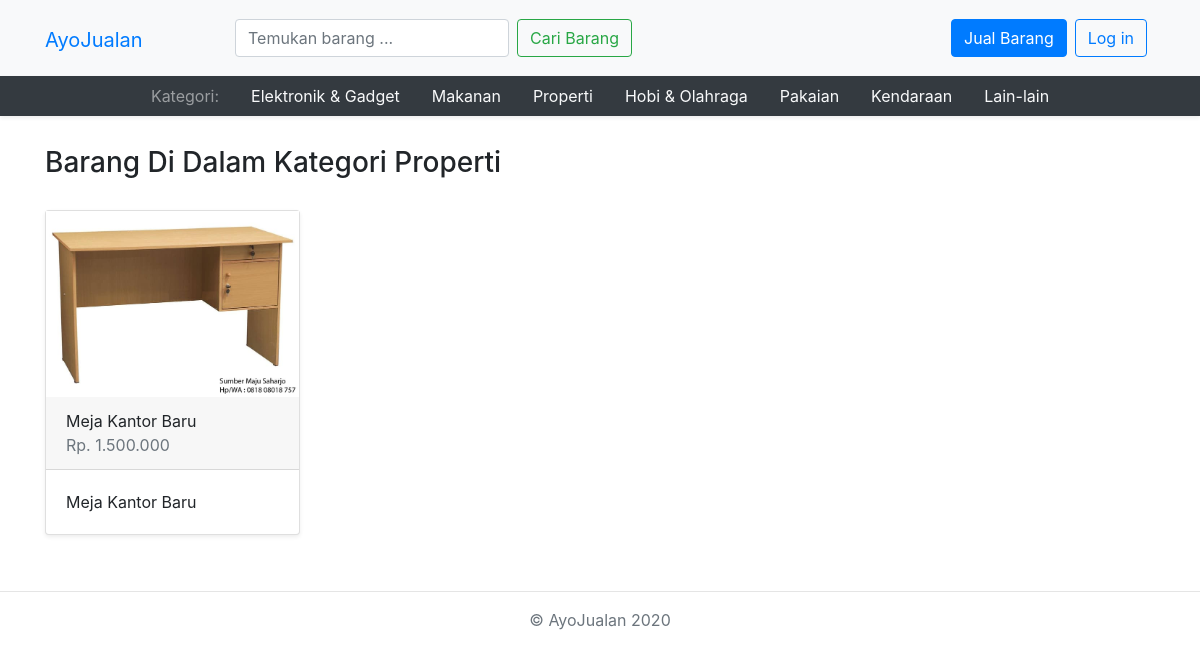
Screenshot of /public/barang/kategori/3 with the database file from the repository.
### tables this page shows
CREATE TABLE `kategori` (
  `id` int(2) NOT NULL,
  `nama_kategori` varchar(20) NOT NULL
);

CREATE TABLE `barang` (
  `id` int(6) NOT NULL,
  `created_at` timestamp NOT NULL DEFAULT current_timestamp() ON UPDATE current_timestamp(),
  `nama_barang` varchar(40) NOT NULL,
  `deskripsi_barang` text NOT NULL,
  `img_barang` varchar(255) NOT NULL,
  `harga_barang` varchar(20) NOT NULL,
  `status` enum('Belum Terjual','Terjual') NOT NULL,
  `id_kategori` int(2) NOT NULL,
  `id_user` int(6) NOT NULL
);

### app/core/Controller.php (called while the page is built, shortened)
<?php
class Controller
{
	public function view($view,$data=[])
	{
		$data['kategori'] = $data['kategori'] = $this->model('KategoriModel')->getAllKategori();
		require_once '../app/views/' . $view.'.php';
	}
	public function model($model)
	{
		return new $model;
	}
}

### app/controllers/Barang.php (called while the page is built, shortened)
<?php
class Barang extends Controller
{
  public function kategori ($id_kategori)
  {
    $data['kategori_detail'] = $this->model('KategoriModel')->getDetailKategori($id_kategori);
    $data['barang'] = $this->model('BarangModel')->filterBarangByKategori($id_kategori);
    $this->view('templates/start');
    $this->view('barang/filter_barang', $data);
  }
}

### app/core/App.php (called while the page is built, shortened)
<?php
class App{
	protected $method='index';
	protected $params=[];
	public function __construct() {
		$url= $this->parseURL();
		if(file_exists('../app/controllers/' . ucfirst($url[0]).'.php')) {
			unset($url[0]);
		}
		$this->controller=new $this->controller;
		if(isset($url[1])) {
			if(method_exists($this->controller, $url[1]))
			{
				$this->method=$url[1];
				unset($url[1]);
			}
		}
		if(!empty($url)) {
			$this->params=array_values($url);
		}
		call_user_func_array([$this->controller,$this->method],$this->params);
	}
	public function parseURL() {
		if(isset($_GET['url'])) {
			$url=rtrim($_GET['url'],'/');
			$url=filter_var($url, FILTER_SANITIZE_URL);
			$url=explode('/', $url);
			return $url;
		}
	}
}

### public/index.php (called while the page is built, shortened)
<?php
  $app=new App;
?>

### app/core/Database.php (called while the page is built, shortened)
<?php
class Database{
	private $host=DB_HOST;
	private $user=DB_USER;
	private $pass=DB_PASS;
	private $db_name=DB_NAME;
	private $dbh;
	private $stmt;
	public function __construct() {
		$dsn='mysql:host='.$this->host.';dbname='.$this->db_name;
		$option=[
			PDO::ATTR_PERSISTENT=>true,
			PDO::ATTR_ERRMODE=>PDO::ERRMODE_EXCEPTION
		];
		try {
			$this->dbh=new PDO($dsn,$this->user,$this->pass,$option);
		} catch(PDOException $e) {
			die($e->getMessage());
		}
	}
	public function query($query) {
		$this->stmt=$this->dbh->prepare($query);
	}
	public function bind($param,$value,$type=null) {
		if (is_null($type)) {
			switch (true) {
				default:
					$type=PDO::PARAM_STR;
			}
		}
		$this->stmt->bindValue($param,$value,$type);
	}
	public function execute() {
		$this->stmt->execute();
	}
	public function resultSet() {
		$this->execute();
		return $this->stmt->fetchAll(PDO::FETCH_ASSOC);
	}
	public function single() {
		$this->execute();
		return $this->stmt->fetch(PDO::FETCH_ASSOC);
	}
}

### app/models/KategoriModel.php (called while the page is built)
<?php
class KategoriModel {
	private $table = 'kategori';
	private $db;
	public function __construct()
	{
		$this->db = new Database;
  }
  public function getAllKategori()
  {
    $this->db->query("SELECT * FROM $this->table");
    return $this->db->resultSet();
  }
  public function getDetailKategori($id_kategori)
	{
		$this->db->query("SELECT * FROM $this->table where id=:id_kategori");
    $this->db->bind('id_kategori', $id_kategori);
    return $this->db->single();
	}
}

### app/models/BarangModel.php (called while the page is built, shortened)
<?php
class BarangModel {
	private $table = 'barang';
	private $db;
	public function __construct()
	{
		$this->db = new Database;
  }
  public function filterBarangByKategori($id_kategori)
  {
    $this->db->query("SELECT *
      FROM $this->table
      WHERE
      status='Belum Terjual' AND id_kategori=:id_kategori
      ORDER BY created_at DESC"
    );
    $this->db->bind('id_kategori', $id_kategori);
    return $this->db->resultSet();
  }
}

### app/views/templates/start.php (the view, shortened to what this page needs)
<!DOCTYPE html>
<html>
<head>
	<link rel="stylesheet" href="<?= BASE_URL; ?>/css/bootstrap.css">
</head>
<body>
	<header class="blog-header py-3 bg-light">
		<div class="container">
			<div class="row align-items-center">
				<div class="col-md-2 pt-1">
					<a class="navbar-brand" href="<?= BASE_URL ?>">AyoJualan</a>
				</div>
				<div class="col-md-5 text-center">
					<form class="form-inline mt-5 mt-md-0" method="POST" action="<?=BASE_URL?>/barang/cari">
						<input type="text" name="keyword" placeholder="Temukan barang ..." class="form-control mr-sm-2">
						<button class="btn btn-outline-success my-2 mt-2 my-sm-0" type="submit">Cari Barang</button>
					</form>
				</div>
				<div class="col-md-5 d-flex justify-content-end align-items-left">
					<a class="btn btn-primary mr-2" href="<?= BASE_URL ?>/barang/jual">Jual Barang</a>
					<?php if(!isset($data['user_session'])) : ?>
						<a class="btn btn-outline-primary mr-2" href="<?= BASE_URL ?>/user/login">Log in</a>
					<?php endif ?>
				</div>
			</div>
		</div>
	</header>
	<div class="bg-dark shadow-sm d-flex align-items-center justify-content-center">
			<nav class="nav nav-underline">
				<a class="nav-link text-white-50"><span>Kategori:</span></a>
				<?php foreach ($data['kategori'] as $kategori) : ?>
					<a class="nav-link text-light" href="<?= BASE_URL.'/barang/kategori/'.$kategori['id'] ?>"><?= $kategori['nama_kategori'] ?></a>
				<?php endforeach; ?>
			</nav>
	</div>

### app/views/barang/filter_barang.php
<main>
	<div class="container">
		<h3 class="main-title">Barang Di Dalam Kategori <?= $data['kategori_detail']['nama_kategori'] ?> </h3>
		<?php if (count($data['barang']) < 1) : ?>
			<p> Belum ada barang yang di jual di kategori ini </p>
		<?php else: ?>
			<div class="row">
				<?php foreach($data['barang'] as $barang) : ?>
					<div class="col-md-3 card-barang">
						<a href="<?= BASE_URL . '/barang/detail/' . $barang['id'] ?>">
							<div class="card mb-4 shadow-sm">
								<img class="img-fluid" src="<?= BASE_URL . '/img/'. $barang['img_barang'] ?>">
								<div class="card-header">
									<?= $barang['nama_barang'] ?>
									<br>
									<span class="text-muted">Rp. <?= number_format($barang['harga_barang'],0,',','.') ?></span>
								</div>
								<div class="card-body">
									<p class="card-text"><?= $barang['deskripsi_barang'] ?></p>
								</div>
							</div>
						</a>
					</div>
				<?php endforeach ?>
			</div>
		<?php endif; ?>
	</div>
</main>

### app/views/templates/start.php (style rules this page uses)
.card-barang a { color: inherit; }
.main-title { margin-bottom: 30px; }
main > .container, main > .form { margin-top: 30px; }
.container { width: auto; padding: 0 15px; }

### rows the page displays
kategori: nama_kategori "Elektronik & Gadget"
kategori: nama_kategori "Makanan"
kategori: nama_kategori "Properti"
kategori: nama_kategori "Hobi & Olahraga"
kategori: nama_kategori "Pakaian"
kategori: nama_kategori "Kendaraan"
kategori: nama_kategori "Lain-lain"
barang: img_barang (picture), nama_barang "Meja Kantor Baru", harga_barang "1.500.000", deskripsi_barang "Meja Kantor Baru"
